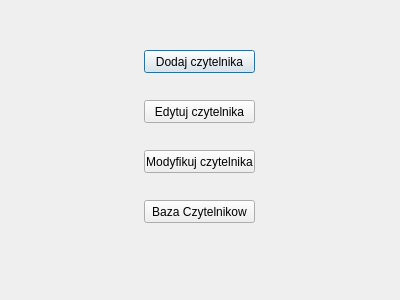
<?xml version="1.0" encoding="UTF-8"?>
<ui version="4.0">
 <class>Baza_Czytlenikow</class>
 <widget class="QDialog" name="Baza_Czytlenikow">
  <property name="geometry">
   <rect>
    <x>0</x>
    <y>0</y>
    <width>400</width>
    <height>300</height>
   </rect>
  </property>
  <property name="windowTitle">
   <string>Dialog</string>
  </property>
  <widget class="QPushButton" name="pushButton">
   <property name="geometry">
    <rect>
     <x>144</x>
     <y>50</y>
     <width>111</width>
     <height>23</height>
    </rect>
   </property>
   <property name="text">
    <string>Dodaj czytelnika</string>
   </property>
  </widget>
  <widget class="QPushButton" name="pushButton_2">
   <property name="geometry">
    <rect>
     <x>144</x>
     <y>100</y>
     <width>111</width>
     <height>23</height>
    </rect>
   </property>
   <property name="text">
    <string>Edytuj czytelnika</string>
   </property>
  </widget>
  <widget class="QPushButton" name="pushButton_3">
   <property name="geometry">
    <rect>
     <x>144</x>
     <y>150</y>
     <width>111</width>
     <height>23</height>
    </rect>
   </property>
   <property name="text">
    <string>Modyfikuj czytelnika</string>
   </property>
  </widget>
  <widget class="QPushButton" name="pushButton_4">
   <property name="geometry">
    <rect>
     <x>144</x>
     <y>200</y>
     <width>111</width>
     <height>23</height>
    </rect>
   </property>
   <property name="text">
    <string>Baza Czytelnikow</string>
   </property>
  </widget>
 </widget>
 <resources/>
 <connections/>
</ui>
